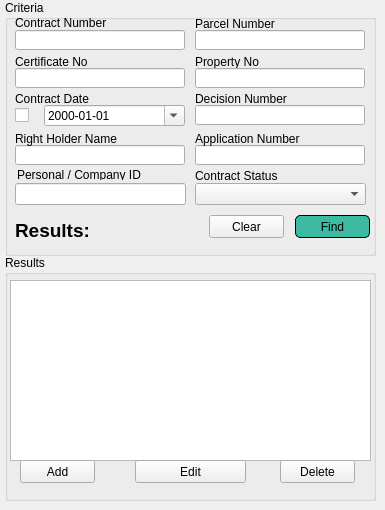
      <widget class="QWidget" name="contract_tab">
       <attribute name="title">
        <string>Contract</string>
       </attribute>
       <widget class="QGroupBox" name="groupBox_16">
        <property name="geometry">
         <rect>
          <x>5</x>
          <y>0</y>
          <width>371</width>
          <height>256</height>
         </rect>
        </property>
        <property name="title">
         <string>Criteria</string>
        </property>
        <widget class="QLineEdit" name="contract_num_edit">
         <property name="geometry">
          <rect>
           <x>10</x>
           <y>30</y>
           <width>170</width>
           <height>20</height>
          </rect>
         </property>
        </widget>
        <widget class="QLineEdit" name="contract_right_holder_num_edit">
         <property name="geometry">
          <rect>
           <x>10</x>
           <y>145</y>
           <width>170</width>
           <height>20</height>
          </rect>
         </property>
        </widget>
        <widget class="QLineEdit" name="contract_parcel_num_edit">
         <property name="geometry">
          <rect>
           <x>190</x>
           <y>30</y>
           <width>170</width>
           <height>20</height>
          </rect>
         </property>
        </widget>
        <widget class="QLineEdit" name="contract_application_num_edit">
         <property name="geometry">
          <rect>
           <x>190</x>
           <y>145</y>
           <width>170</width>
           <height>20</height>
          </rect>
         </property>
        </widget>
        <widget class="QLineEdit" name="contract_decision_num_edit">
         <property name="geometry">
          <rect>
           <x>190</x>
           <y>105</y>
           <width>170</width>
           <height>20</height>
          </rect>
         </property>
        </widget>
        <widget class="QLabel" name="label_41">
         <property name="geometry">
          <rect>
           <x>10</x>
           <y>15</y>
           <width>170</width>
           <height>16</height>
          </rect>
         </property>
         <property name="text">
          <string>Contract Number</string>
         </property>
        </widget>
        <widget class="QLabel" name="label_45">
         <property name="geometry">
          <rect>
           <x>10</x>
           <y>90</y>
           <width>170</width>
           <height>17</height>
          </rect>
         </property>
         <property name="text">
          <string>Contract Date</string>
         </property>
        </widget>
        <widget class="QLabel" name="label_46">
         <property name="geometry">
          <rect>
           <x>10</x>
           <y>130</y>
           <width>170</width>
           <height>17</height>
          </rect>
         </property>
         <property name="text">
          <string>Right Holder Name</string>
         </property>
        </widget>
        <widget class="QLabel" name="label_47">
         <property name="geometry">
          <rect>
           <x>190</x>
           <y>15</y>
           <width>170</width>
           <height>17</height>
          </rect>
         </property>
         <property name="text">
          <string>Parcel Number</string>
         </property>
        </widget>
        <widget class="QLabel" name="label_48">
         <property name="geometry">
          <rect>
           <x>190</x>
           <y>90</y>
           <width>170</width>
           <height>17</height>
          </rect>
         </property>
         <property name="text">
          <string>Decision Number</string>
         </property>
        </widget>
        <widget class="QLabel" name="label_49">
         <property name="geometry">
          <rect>
           <x>190</x>
           <y>130</y>
           <width>170</width>
           <height>17</height>
          </rect>
         </property>
         <property name="text">
          <string>Application Number</string>
         </property>
        </widget>
        <widget class="QDateEdit" name="contract_date">
         <property name="geometry">
          <rect>
           <x>39</x>
           <y>105</y>
           <width>141</width>
           <height>21</height>
          </rect>
         </property>
         <property name="displayFormat">
          <string>yyyy-MM-dd</string>
         </property>
         <property name="calendarPopup">
          <bool>true</bool>
         </property>
        </widget>
        <widget class="QPushButton" name="contract_clear_button">
         <property name="geometry">
          <rect>
           <x>204</x>
           <y>215</y>
           <width>75</width>
           <height>23</height>
          </rect>
         </property>
         <property name="text">
          <string>Clear</string>
         </property>
        </widget>
        <widget class="QPushButton" name="contract_find_button">
         <property name="geometry">
          <rect>
           <x>290</x>
           <y>215</y>
           <width>75</width>
           <height>23</height>
          </rect>
         </property>
         <property name="styleSheet">
          <string notr="true">QPushButton:pressed {
    background-color: qlineargradient(spread:pad, x1:0, y1:0, x2:0, y2:1,   stop:0 rgba(60, 186, 162, 255), stop:1 rgba(98, 211, 162, 255))
}
QPushButton {
     background-color: #3cbaa2; border: 1px solid black;
     border-radius: 5px;
}

QPushButton:disabled {
    background-color: rgb(170, 170, 127)
}</string>
         </property>
         <property name="text">
          <string>Find</string>
         </property>
         <property name="default">
          <bool>true</bool>
         </property>
        </widget>
        <widget class="QCheckBox" name="contract_date_cbox">
         <property name="geometry">
          <rect>
           <x>10</x>
           <y>105</y>
           <width>21</width>
           <height>20</height>
          </rect>
         </property>
         <property name="text">
          <string/>
         </property>
        </widget>
        <widget class="QLabel" name="contract_results_label">
         <property name="geometry">
          <rect>
           <x>10</x>
           <y>220</y>
           <width>131</width>
           <height>20</height>
          </rect>
         </property>
         <property name="font">
          <font>
           <family>Lucida Grande</family>
           <pointsize>14</pointsize>
           <weight>75</weight>
           <bold>true</bold>
          </font>
         </property>
         <property name="text">
          <string>Results:</string>
         </property>
         <property name="alignment">
          <set>Qt::AlignLeading|Qt::AlignLeft|Qt::AlignVCenter</set>
         </property>
        </widget>
        <widget class="QLineEdit" name="personal_contract_edit">
         <property name="geometry">
          <rect>
           <x>10</x>
           <y>183</y>
           <width>171</width>
           <height>22</height>
          </rect>
         </property>
        </widget>
        <widget class="QLabel" name="label_73">
         <property name="geometry">
          <rect>
           <x>12</x>
           <y>170</y>
           <width>152</width>
           <height>10</height>
          </rect>
         </property>
         <property name="text">
          <string>Personal / Company ID</string>
         </property>
        </widget>
        <widget class="QComboBox" name="contract_status_cbox">
         <property name="geometry">
          <rect>
           <x>190</x>
           <y>183</y>
           <width>171</width>
           <height>22</height>
          </rect>
         </property>
        </widget>
        <widget class="QLabel" name="label_80">
         <property name="geometry">
          <rect>
           <x>190</x>
           <y>168</y>
           <width>171</width>
           <height>16</height>
          </rect>
         </property>
         <property name="text">
          <string>Contract Status</string>
         </property>
        </widget>
        <widget class="QLabel" name="label_86">
         <property name="geometry">
          <rect>
           <x>10</x>
           <y>53</y>
           <width>170</width>
           <height>17</height>
          </rect>
         </property>
         <property name="text">
          <string>Certificate No</string>
         </property>
        </widget>
        <widget class="QLineEdit" name="contract_cert_num_edit">
         <property name="geometry">
          <rect>
           <x>10</x>
           <y>68</y>
           <width>170</width>
           <height>20</height>
          </rect>
         </property>
        </widget>
        <widget class="QLabel" name="label_87">
         <property name="geometry">
          <rect>
           <x>190</x>
           <y>53</y>
           <width>170</width>
           <height>17</height>
          </rect>
         </property>
         <property name="text">
          <string>Property No</string>
         </property>
        </widget>
        <widget class="QLineEdit" name="contract_property_num_edit">
         <property name="geometry">
          <rect>
           <x>190</x>
           <y>68</y>
           <width>170</width>
           <height>20</height>
          </rect>
         </property>
        </widget>
       </widget>
       <widget class="QGroupBox" name="groupBox_17">
        <property name="geometry">
         <rect>
          <x>5</x>
          <y>255</y>
          <width>371</width>
          <height>246</height>
         </rect>
        </property>
        <property name="title">
         <string>Results</string>
        </property>
        <widget class="QTableWidget" name="contract_results_twidget">
         <property name="geometry">
          <rect>
           <x>5</x>
           <y>25</y>
           <width>361</width>
           <height>181</height>
          </rect>
         </property>
         <property name="selectionMode">
          <enum>QAbstractItemView::ExtendedSelection</enum>
         </property>
        </widget>
        <widget class="QPushButton" name="contract_delete_button">
         <property name="geometry">
          <rect>
           <x>275</x>
           <y>205</y>
           <width>75</width>
           <height>23</height>
          </rect>
         </property>
         <property name="text">
          <string>Delete</string>
         </property>
        </widget>
        <widget class="QPushButton" name="contract_edit_button">
         <property name="geometry">
          <rect>
           <x>130</x>
           <y>205</y>
           <width>111</width>
           <height>23</height>
          </rect>
         </property>
         <property name="text">
          <string>Edit</string>
         </property>
        </widget>
        <widget class="QPushButton" name="contract_add_button">
         <property name="geometry">
          <rect>
           <x>15</x>
           <y>205</y>
           <width>75</width>
           <height>23</height>
          </rect>
         </property>
         <property name="text">
          <string>Add</string>
         </property>
        </widget>
       </widget>
      </widget>
